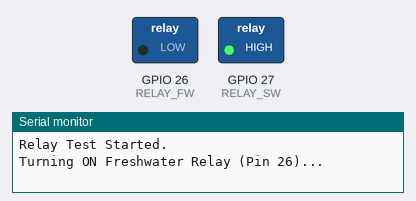
The sketch below on a simulated ESP32. Shown: switched loads named in the sketch (green lamp = pin HIGH), the last lines printed to the serial monitor.

Above: at 1.5 s.
At 6.5 s:
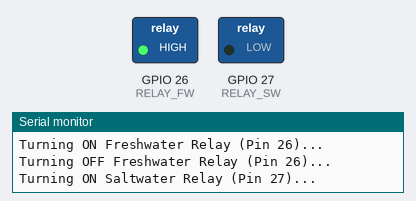
At 9.0 s:
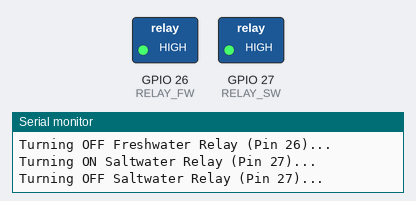
Timing chart, 0 to 13.0 s (numbered marks = the images above):
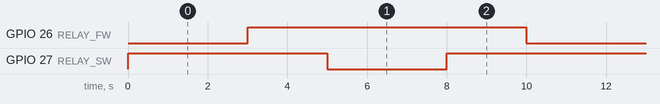

Measured:
- by itself, GPIO 26 (RELAY_FW), GPIO 27 (RELAY_SW): alternates HIGH for 7.0 s and LOW for 3.0 s
- by itself, everything shown: repeats every 10.0 s, in 4 steps

The sketch:

test_relays.ino
```cpp
// Test Relays on GPIO 26 and 27
// Note: Most 5V Relay modules are ACTIVE LOW.
// Writing LOW turns them ON, writing HIGH turns them OFF.

#define RELAY_FW 26 // Freshwater Pump Relay
#define RELAY_SW 27 // Saltwater Pump Relay

void setup() {
  Serial.begin(115200);
  pinMode(RELAY_FW, OUTPUT);
  pinMode(RELAY_SW, OUTPUT);

  // Turn both OFF initially
  digitalWrite(RELAY_FW, HIGH);
  digitalWrite(RELAY_SW, HIGH);
  Serial.println("Relay Test Started.");
}

void loop() {
  Serial.println("Turning ON Freshwater Relay (Pin 26)...");
  digitalWrite(RELAY_FW, LOW);
  delay(3000);

  Serial.println("Turning OFF Freshwater Relay (Pin 26)...");
  digitalWrite(RELAY_FW, HIGH);
  delay(2000);

  Serial.println("Turning ON Saltwater Relay (Pin 27)...");
  digitalWrite(RELAY_SW, LOW);
  delay(3000);

  Serial.println("Turning OFF Saltwater Relay (Pin 27)...");
  digitalWrite(RELAY_SW, HIGH);
  delay(2000);
}
```
